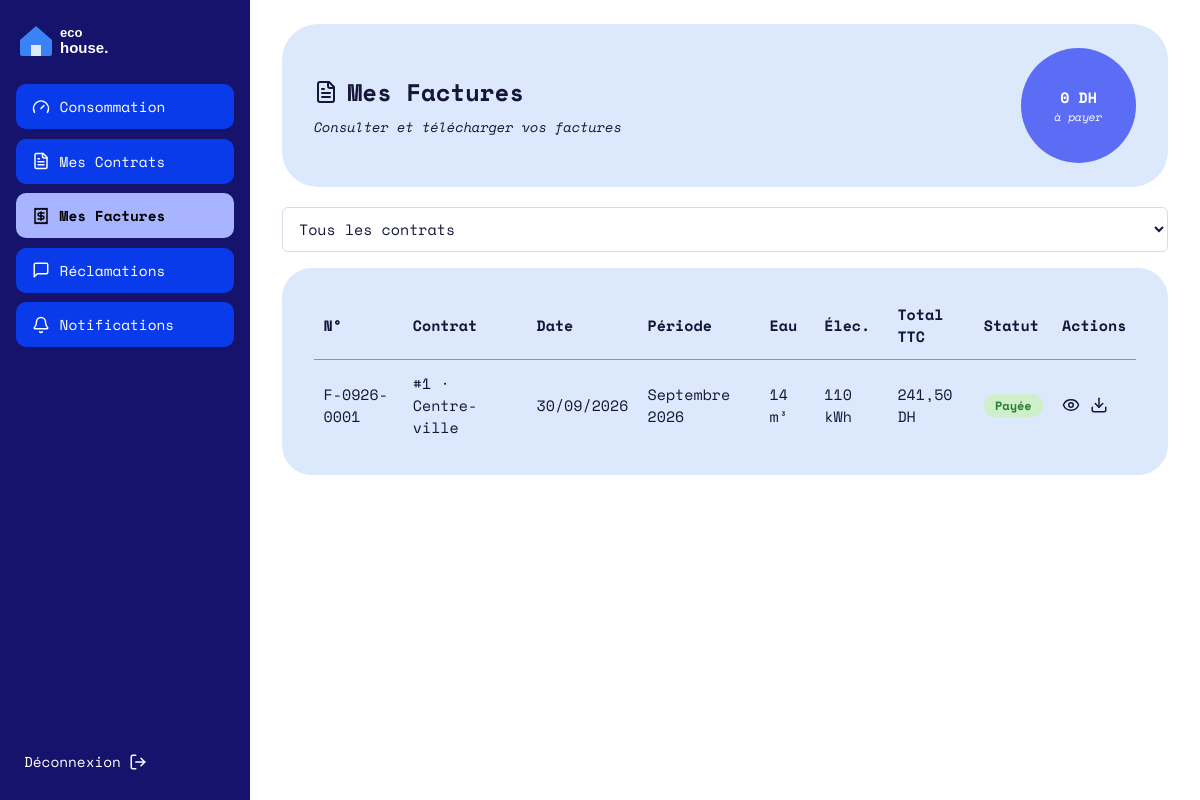
/Facture/all (signed in), run on the app's committed database.
### tables this page shows
CREATE TABLE `facture` (
  `id` int(11) NOT NULL,
  `numero` varchar(30) NOT NULL,
  `id_client` int(11) NOT NULL,
  `id_consommation` int(11) NOT NULL,
  `date_facture` date NOT NULL,
  `periode` varchar(20) NOT NULL,
  `conso_eau` decimal(10,2) DEFAULT NULL,
  `conso_elec` decimal(10,2) DEFAULT NULL,
  `montant_ht` decimal(10,2) DEFAULT NULL,
  `tva` decimal(10,2) DEFAULT NULL,
  `montant_ttc` decimal(10,2) DEFAULT NULL,
  `statut` enum('impayee','payee') DEFAULT 'impayee'
);

CREATE TABLE `quartier` (
  `id` int(11) NOT NULL AUTO_INCREMENT,
  `nom` varchar(100) NOT NULL,
  `id_type_activite` int(11) NOT NULL,
  PRIMARY KEY (`id`),
  UNIQUE KEY `nom` (`nom`),
  KEY `id_type_activite` (`id_type_activite`),
  CONSTRAINT `quartier_ibfk_1` FOREIGN KEY (`id_type_activite`) REFERENCES `type_activite` (`id`)
);

### Traitement/Facture.php (called while the page is built, shortened)
<?php
function factureAll(): void
{
    $idClient = (int) $_SESSION['id'];
    $idContrat = isset($_GET['id_contrat']) ? (int) $_GET['id_contrat'] : null;
    $factures = bdFactureByClient($idClient, $idContrat);
    $totalImpaye = 0.0;
    afficherVue('facture/index.php', [
        'titre'       => 'Mes Factures',
        'factures'    => $factures,
        'totalImpaye' => $totalImpaye,
        'contrats'    => bdContratsByClient($idClient),
        'idContrat'   => $idContrat,
    ]);
}

### index.php (called while the page is built, shortened)
<?php
require_once __DIR__ . '/BD/Connexion.php';
require_once __DIR__ . '/Traitement/Auth.php';
$url      = trim((string) ($_GET['url'] ?? ''), '/');
$segments = $url === '' ? ['Auth', 'login'] : explode('/', $url);
$entite = ucfirst(strtolower($segments[0]));
$action = strtolower($segments[1] ?? '');
$fonction = (PREFIXES[$entite] ?? strtolower($entite)) . ucfirst($action);
$args = [];
$fonction(...$args);

### BD/Connexion.php (called while the page is built, shortened)
<?php
function getConnexion(): PDO
{
    static $pdo = null;
    if ($pdo instanceof PDO) {
        return $pdo;
    }
    $hote = 'localhost';
    $base = 'gestion_factures';
    $user = 'root';
    $mdp  = '';
    try {
        $pdo = new PDO("mysql:host=$hote;dbname=$base;charset=utf8mb4", $user, $mdp, [
            PDO::ATTR_ERRMODE            => PDO::ERRMODE_EXCEPTION,
            PDO::ATTR_DEFAULT_FETCH_MODE => PDO::FETCH_ASSOC,
            PDO::ATTR_EMULATE_PREPARES   => false,
        ]);
    } catch (PDOException $e) {
        http_response_code(500);
        exit('Connexion à la base impossible : MySQL est-il démarré et la base gestion_factures importée ?');
    }
    return $pdo;
}

### BD/Facture.php (called while the page is built, shortened)
<?php
function bdFactureByClient(int $idClient, ?int $idContrat = null): array
{
    $sql = "SELECT f.id, f.numero, f.id_contrat, q.nom AS quartier,
                   ct.num_compteur_eau, ct.num_compteur_elec,
                   f.date_facture, f.periode, f.conso_eau, f.conso_elec,
                   f.montant_ht, f.tva, f.montant_ttc, f.statut
            FROM facture f
            LEFT JOIN contrat ct ON ct.id = f.id_contrat
            LEFT JOIN quartier q ON q.id = ct.id_quartier
            WHERE f.id_client = :id";
    $params = [':id' => $idClient];
    $sql .= ' ORDER BY f.date_facture DESC, f.id DESC';
    $st = getConnexion()->prepare($sql);
    $st->execute($params);
    return $st->fetchAll();
}

### IHM/facture/index.php (the view, shortened to what this page needs)
<?php
$e        = fn($x) => htmlspecialchars((string) $x, ENT_QUOTES, 'UTF-8');
$moisNoms = ['Janvier','Février','Mars','Avril','Mai','Juin','Juillet','Août','Septembre','Octobre','Novembre','Décembre'];
$dh       = fn($x) => number_format((float) $x, 2, ',', ' ') . ' DH';
$num      = fn($x) => rtrim(rtrim(number_format((float) $x, 2, ',', ''), '0'), ',');
?>
<header class="carte carte-titre">
  <div>
    <h1><i data-lucide="file-text"></i> Mes Factures</h1>
    <p class="sous-titre">Consulter et télécharger vos factures</p>
  </div>
  <div class="cercle">
    <?= number_format($totalImpaye, 0, ',', ' ') ?> DH
    <small>à payer</small>
  </div>
</header>
<?php if (!empty($contrats)): ?>
<form method="get" class="formulaire" style="margin-bottom:1rem;">
  <select name="id_contrat" onchange="this.form.submit()">
    <option value="">Tous les contrats</option>
  </select>
</form>
<?php endif; ?>
<section class="carte">
  <?php if (empty($factures)): ?>
    <p>Vous n'avez encore aucune facture.</p>
  <?php else: ?>
  <div class="scroll-x">
    <table class="tableau">
      <thead>
        <tr>
          <th>N°</th><th>Contrat</th><th>Date</th><th>Période</th><th>Eau</th><th>Élec.</th>
          <th>Total TTC</th><th>Statut</th><th>Actions</th>
        </tr>
      </thead>
      <tbody>
      <?php foreach ($factures as $f):
          [$m, $a] = explode('/', $f['periode']); ?>
        <tr>
          <td><?= $e($f['numero']) ?></td>
          <td><?= !empty($f['id_contrat']) ? '#' . (int) $f['id_contrat'] . ' · ' . $e($f['quartier'] ?? '') : 'Ancien relevé' ?></td>
          <td><?= date('d/m/Y', strtotime($f['date_facture'])) ?></td>
          <td><?= $moisNoms[(int) $m - 1] . ' ' . $e($a) ?></td>
          <td><?= $num($f['conso_eau']) ?> m³</td>
          <td><?= $num($f['conso_elec']) ?> kWh</td>
          <td><?= $dh($f['montant_ttc']) ?></td>
          <td>
            <?php if ($f['statut'] === 'payee'): ?>
              <span class="badge badge-vert">Payée</span>
            <?php else: ?>
              <span class="badge badge-rouge">Impayée</span>
            <?php endif; ?>
          </td>
          <td>
            <div class="actions">
              <a href="<?= BASE_URL ?>Facture/one/<?= (int) $f['id'] ?>" title="Voir le détail"><i data-lucide="eye"></i></a>
              <a href="<?= BASE_URL ?>Facture/pdf/<?= (int) $f['id'] ?>" title="Télécharger le PDF"><i data-lucide="download"></i></a>
            </div>
          </td>
        </tr>
      <?php endforeach; ?>
      </tbody>
    </table>
  </div>
  <?php endif; ?>
</section>

### assets/css/style.css (style rules this page uses)
:root { --marine:#15136B; --bleu:#0A3BEB; --bleu-clair:#A8B4FF; --carte:#DCE8FB; --cercle:#5B6CF5; --bordure:#D5DBE8; --filet:#8B93AA; --texte:#14163A; }
* { box-sizing:border-box }
body { margin:0;font-family:"Space Mono",ui-monospace,Consolas,monospace;color:var(--texte);background:#fff;font-size:15px }
h1,h2,h3 { margin:0;font-weight:700 }
a { color:var(--bleu) }
.carte { background:var(--carte);border-radius:30px;padding:1.5rem 2rem;margin-bottom:1.25rem }
.carte-titre { border-radius:36px;display:flex;align-items:center;justify-content:space-between;gap:1rem }
.carte-titre h1 { font-size:1.5rem;display:flex;align-items:center;gap:.6rem }
.sous-titre { margin:.4rem 0 0;font-style:italic;font-size:.85rem }
.cercle { width:115px;height:115px;border-radius:50%;background:var(--cercle);color:#fff;display:flex;flex-direction:column;align-items:center;justify-content:center;text-align:center;font-weight:700;flex-shrink:0 }
.cercle small { font-weight:400;font-style:italic;font-size:.7rem }
.champ,.formulaire input:not([type=checkbox]):not([type=radio]):not([type=file]),.formulaire select,.formulaire textarea { width:100%;background:#fff;border:1px solid var(--bordure);border-radius:6px;padding:.6rem .75rem;font:inherit;color:var(--texte) }
.badge { display:inline-block;padding:.2rem .7rem;border-radius:999px;font-size:.75rem;font-weight:700 }
.badge-vert { background:#CDEFC9;color:#2E7D32 }
.tableau { width:100%;border-collapse:collapse }
.tableau th { text-align:left;font-weight:700;padding:.7rem .6rem;border-bottom:1px solid var(--filet) }
.tableau td { padding:.8rem .6rem;border-bottom:1px solid var(--filet) }
.tableau tr:last-child td { border-bottom:0 }
.tableau .actions { display:flex;gap:.6rem;align-items:center }
.tableau .actions a,.tableau .actions button { color:var(--texte);background:none;border:0;padding:0;cursor:pointer;display:inline-flex }
.tableau svg { width:18px;height:18px }
.scroll-x { overflow-x:auto }

### data on the page
facture: numero "F-0926-0001", id_contrat "1", quartier.nom "Centre-ville", date_facture "30/09/2026", m "Septembre", a "2026", conso_eau "14", conso_elec "110", montant_ttc "241,50 DH", statut "Payée"

### other printed values
$libelle "Consommation"
$libelle "Mes Contrats"
$libelle "Mes Factures"
$libelle "Réclamations"
$libelle "Notifications"
$totalImpaye "0"
